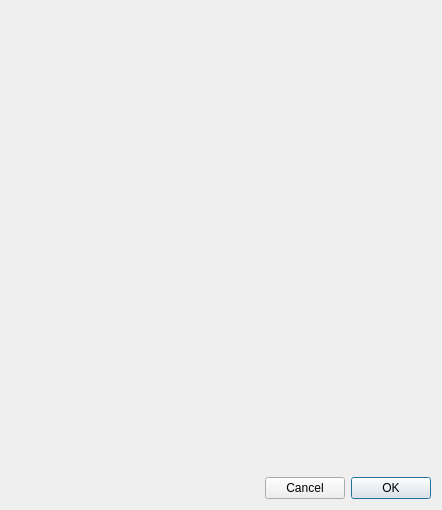
<?xml version="1.0" encoding="UTF-8"?>
<ui version="4.0">
 <class>ProcedureEditDialog</class>
 <widget class="QDialog" name="ProcedureEditDialog">
  <property name="geometry">
   <rect>
    <x>0</x>
    <y>0</y>
    <width>442</width>
    <height>510</height>
   </rect>
  </property>
  <property name="maximumSize">
   <size>
    <width>16777215</width>
    <height>16777215</height>
   </size>
  </property>
  <property name="windowTitle">
   <string>ProcedureEditDialog</string>
  </property>
  <layout class="QVBoxLayout" name="verticalLayout">
   <item>
    <layout class="QHBoxLayout" name="horizontalLayout_2">
     <item>
      <widget class="ProcedureInput" name="procedureInput" native="true">
       <property name="sizePolicy">
        <sizepolicy hsizetype="Preferred" vsizetype="Expanding">
         <horstretch>0</horstretch>
         <verstretch>0</verstretch>
        </sizepolicy>
       </property>
      </widget>
     </item>
    </layout>
   </item>
   <item>
    <layout class="QHBoxLayout" name="horizontalLayout">
     <item>
      <widget class="QLabel" name="errorLabel">
       <property name="text">
        <string/>
       </property>
       <property name="wordWrap">
        <bool>false</bool>
       </property>
      </widget>
     </item>
     <item>
      <spacer name="horizontalSpacer">
       <property name="orientation">
        <enum>Qt::Orientation::Horizontal</enum>
       </property>
       <property name="sizeHint" stdset="0">
        <size>
         <width>40</width>
         <height>20</height>
        </size>
       </property>
      </spacer>
     </item>
     <item>
      <widget class="QPushButton" name="cancelButton">
       <property name="text">
        <string>Cancel</string>
       </property>
      </widget>
     </item>
     <item>
      <widget class="QPushButton" name="okButton">
       <property name="text">
        <string>OK</string>
       </property>
       <property name="default">
        <bool>true</bool>
       </property>
      </widget>
     </item>
    </layout>
   </item>
  </layout>
 </widget>
 <layoutdefault spacing="6" margin="11"/>
 <customwidgets>
  <customwidget>
   <class>ProcedureInput</class>
   <extends>QWidget</extends>
   <header>View/SubWidgets/ProcedureInput.h</header>
   <container>1</container>
  </customwidget>
 </customwidgets>
 <resources/>
 <connections/>
</ui>
